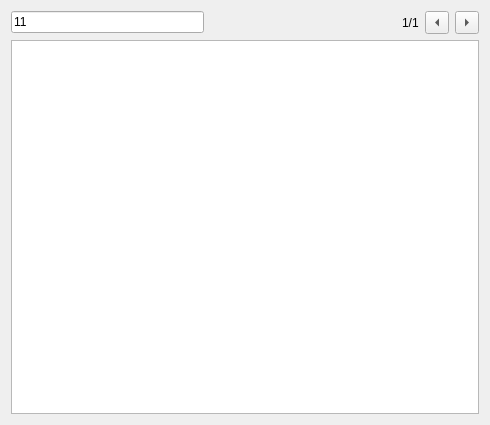
<?xml version="1.0" encoding="UTF-8"?>
<ui version="4.0">
 <class>PagedTableView</class>
 <widget class="QWidget" name="PagedTableView">
  <property name="geometry">
   <rect>
    <x>0</x>
    <y>0</y>
    <width>490</width>
    <height>425</height>
   </rect>
  </property>
  <property name="windowTitle">
   <string>Form</string>
  </property>
  <layout class="QVBoxLayout" name="verticalLayout">
   <item>
    <layout class="QHBoxLayout" name="hLayout">
     <item>
      <widget class="QLineEdit" name="lineEdit">
       <property name="inputMask">
        <string>0DD</string>
       </property>
       <property name="text">
        <string notr="true">11</string>
       </property>
      </widget>
     </item>
     <item>
      <spacer name="horizontalSpacer">
       <property name="orientation">
        <enum>Qt::Horizontal</enum>
       </property>
       <property name="sizeHint" stdset="0">
        <size>
         <width>40</width>
         <height>20</height>
        </size>
       </property>
      </spacer>
     </item>
     <item>
      <widget class="QLabel" name="label">
       <property name="text">
        <string>1/1</string>
       </property>
      </widget>
     </item>
     <item>
      <widget class="QToolButton" name="toolButtonL">
       <property name="text">
        <string>...</string>
       </property>
       <property name="arrowType">
        <enum>Qt::LeftArrow</enum>
       </property>
      </widget>
     </item>
     <item>
      <widget class="QToolButton" name="toolButtonR">
       <property name="text">
        <string>...</string>
       </property>
       <property name="arrowType">
        <enum>Qt::RightArrow</enum>
       </property>
      </widget>
     </item>
    </layout>
   </item>
   <item>
    <widget class="QTableView" name="tableView">
     <property name="sortingEnabled">
      <bool>true</bool>
     </property>
    </widget>
   </item>
  </layout>
 </widget>
 <resources/>
 <connections/>
</ui>
